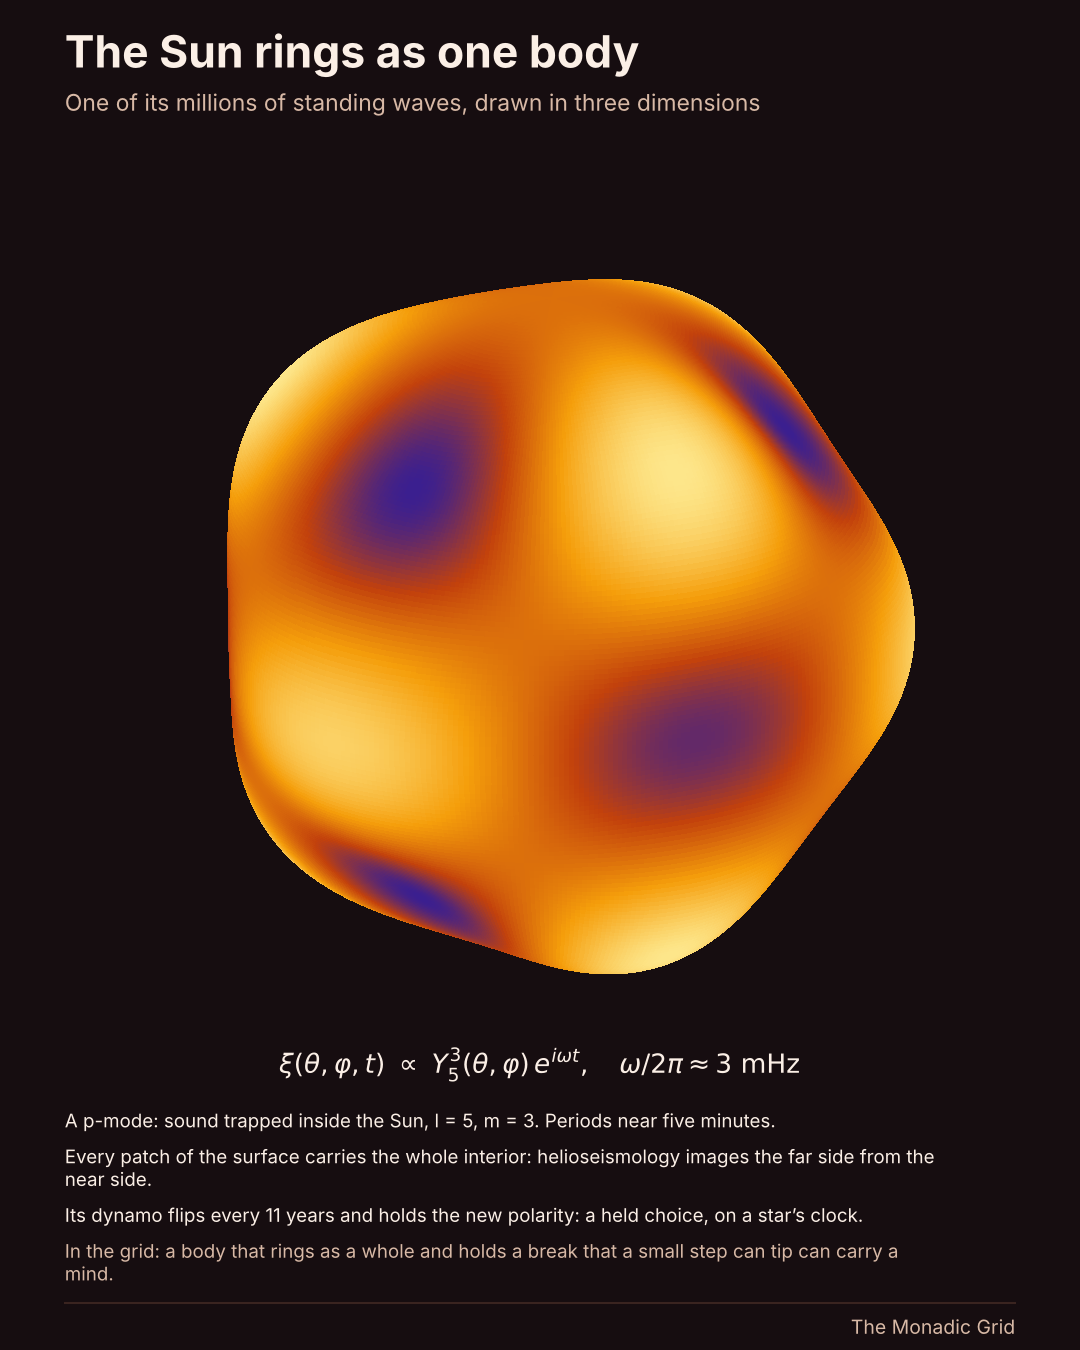

Write Python code to recreate this figure.
"""Monads, post 17: a solar p-mode drawn in 3-D (spherical harmonic l = 5, m = 3 on the Sun's surface)."""
import numpy as np, matplotlib; matplotlib.use('Agg'); import matplotlib.pyplot as plt
from scipy.special import sph_harm_y
BG, INK, MUTED, LINE = '#160D10', '#FBEFE6', '#D8B9A6', '#3A2420'
l, m = 5, 3
th, ph = np.meshgrid(np.linspace(0, np.pi, 220), np.linspace(0, 2*np.pi, 440))
Y = np.real(sph_harm_y(l, m, th, ph)); Y /= np.abs(Y).max()
r = 1 + 0.08*Y
x, y, z = r*np.sin(th)*np.cos(ph), r*np.sin(th)*np.sin(ph), r*np.cos(th)
cmap = matplotlib.colors.LinearSegmentedColormap.from_list('sun', ['#3B1F8F', '#C2410C', '#F59E0B', '#FDE68A'])
fig = plt.figure(figsize=(10.8, 13.5), dpi=100); fig.patch.set_facecolor(BG)
ax = fig.add_axes([0.02, 0.2, 0.96, 0.66], projection='3d'); ax.set_facecolor(BG)
ax.plot_surface(x, y, z, facecolors=cmap((Y + 1)/2), rstride=1, cstride=1, linewidth=0, antialiased=False, shade=False)
ax.set_box_aspect((1, 1, 1)); ax.axis('off'); ax.view_init(elev=22, azim=35); lim = 0.78; ax.set_xlim(-lim, lim); ax.set_ylim(-lim, lim); ax.set_zlim(-lim, lim)
fig.text(0.06, 0.95, 'The Sun rings as one body', color=INK, fontsize=32, fontweight='bold')
fig.text(0.06, 0.918, 'One of its millions of standing waves, drawn in three dimensions', color=MUTED, fontsize=16.5)
fig.text(0.5, 0.205, r'$\xi(\theta,\varphi,t)\ \propto\ Y_5^{3}(\theta,\varphi)\,e^{i\omega t},\quad \omega/2\pi\approx 3\ \mathrm{mHz}$', color=INK, fontsize=19, ha='center')
lines = [('A p-mode: sound trapped inside the Sun, l = 5, m = 3. Periods near five minutes.', INK),
         ('Every patch of the surface carries the whole interior: helioseismology images the far side from the near side.', INK),
         ('Its dynamo flips every 11 years and holds the new polarity: a held choice, on a star’s clock.', INK),
         ('In the grid: a body that rings as a whole and holds a break that a small step can tip can carry a mind.', MUTED)]
import textwrap
for i, (s, c) in enumerate(lines):
    fig.text(0.06, 0.17 - i*0.035, '\n'.join(textwrap.wrap(s, 100)), color=c, fontsize=13.5, va='center')
fig.add_artist(plt.Line2D([0.06, 0.94], [0.035, 0.035], color=LINE, lw=1.5, transform=fig.transFigure))
fig.text(0.94, 0.012, 'The Monadic Grid', color=MUTED, fontsize=14, ha='right')
fig.savefig('drafts/monads/visuals/sun_pmode.png', facecolor=BG); print('ok')
